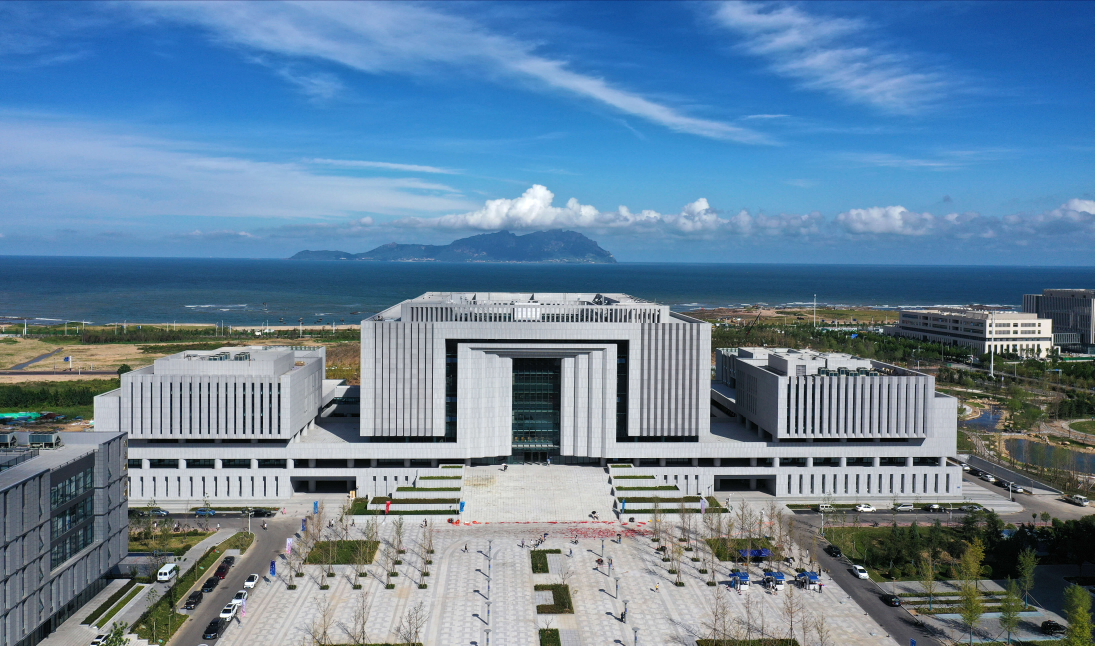
#> input picture week3/python/picture.jpg, 5472 x 3229 px (shown at 1/5 size)
$ python visual4.py
#> lines starting #> are read from the running program, lines starting #| are printed output that depends on the picture
from PIL import Image
from pylab import *
 # 读取图像到数组中
im = array(Image.open('picture.jpg'))
#> im is the input picture: shape (3229, 5472, 3); mean R, G, B 102.9, 131.9, 156.6
 # 绘制图像
imshow(im)
 # 一些点
x = [100,100,400,400]
y = [200,500,200,500]
 # 使用红色星状标记绘制点
plot(x,y,'r*')
 # 绘制连接前两个点的线
plot(x[:2],y[:2])
 # 添加标题，显示绘制的图像
title('Plotting: "picture.jpg"')
show()
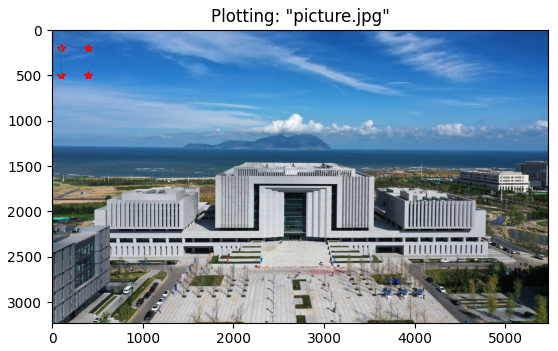
#> figure drawn by matplotlib, 1 panel
